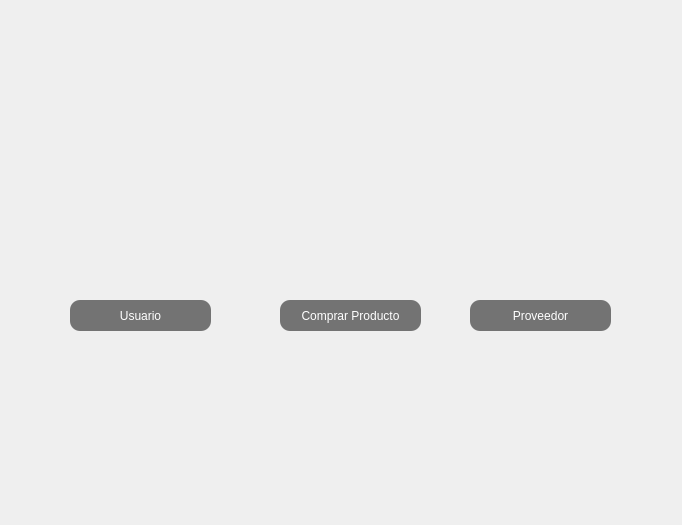
<?xml version="1.0" encoding="UTF-8"?>
<ui version="4.0">
 <class>Inicio</class>
 <widget class="QWidget" name="Inicio">
  <property name="geometry">
   <rect>
    <x>0</x>
    <y>0</y>
    <width>682</width>
    <height>525</height>
   </rect>
  </property>
  <property name="windowTitle">
   <string>Form</string>
  </property>
  <widget class="QLabel" name="label_9">
   <property name="geometry">
    <rect>
     <x>0</x>
     <y>0</y>
     <width>681</width>
     <height>531</height>
    </rect>
   </property>
   <property name="autoFillBackground">
    <bool>false</bool>
   </property>
   <property name="text">
    <string/>
   </property>
   <property name="pixmap">
    <pixmap>../../Downloads/tienda.jpeg</pixmap>
   </property>
   <property name="scaledContents">
    <bool>true</bool>
   </property>
   <property name="wordWrap">
    <bool>false</bool>
   </property>
   <property name="openExternalLinks">
    <bool>false</bool>
   </property>
  </widget>
  <widget class="QLabel" name="label_4">
   <property name="geometry">
    <rect>
     <x>480</x>
     <y>180</y>
     <width>111</width>
     <height>111</height>
    </rect>
   </property>
   <property name="text">
    <string/>
   </property>
   <property name="pixmap">
    <pixmap>../../Downloads/proveedor-removebg-preview.png</pixmap>
   </property>
   <property name="scaledContents">
    <bool>true</bool>
   </property>
  </widget>
  <widget class="QPushButton" name="pushButton_Proveedor">
   <property name="geometry">
    <rect>
     <x>470</x>
     <y>300</y>
     <width>141</width>
     <height>31</height>
    </rect>
   </property>
   <property name="styleSheet">
    <string notr="true">QPushButton {
    background-color: rgba(80, 80, 80, 200);  /* Gris semi-transparente */
    color: white;
    border-radius: 10px;
    font: bold 10pt &quot;Arial&quot;;
}
QPushButton:hover {
    background-color: rgba(100, 100, 100, 200);
}

</string>
   </property>
   <property name="text">
    <string>Proveedor</string>
   </property>
  </widget>
  <widget class="QLabel" name="label_5">
   <property name="geometry">
    <rect>
     <x>90</x>
     <y>190</y>
     <width>111</width>
     <height>101</height>
    </rect>
   </property>
   <property name="text">
    <string/>
   </property>
   <property name="pixmap">
    <pixmap>../../Downloads/usuario-removebg-preview.png</pixmap>
   </property>
   <property name="scaledContents">
    <bool>true</bool>
   </property>
  </widget>
  <widget class="QPushButton" name="pushButton_Usuarios">
   <property name="geometry">
    <rect>
     <x>70</x>
     <y>300</y>
     <width>141</width>
     <height>31</height>
    </rect>
   </property>
   <property name="styleSheet">
    <string notr="true">QPushButton {
    background-color: rgba(80, 80, 80, 200);  /* Gris semi-transparente */
    color: white;
    border-radius: 10px;
    font: bold 10pt &quot;Arial&quot;;
}
QPushButton:hover {
    background-color: rgba(100, 100, 100, 200);
}



</string>
   </property>
   <property name="text">
    <string>Usuario</string>
   </property>
  </widget>
  <widget class="QPushButton" name="pushButton_Comprar">
   <property name="geometry">
    <rect>
     <x>280</x>
     <y>300</y>
     <width>141</width>
     <height>31</height>
    </rect>
   </property>
   <property name="styleSheet">
    <string notr="true">QPushButton {
    background-color: rgba(80, 80, 80, 200);  /* Gris semi-transparente */
    color: white;
    border-radius: 10px;
    font: bold 10pt &quot;Arial&quot;;
}
QPushButton:hover {
    background-color: rgba(100, 100, 100, 200);
}


</string>
   </property>
   <property name="text">
    <string>Comprar Producto</string>
   </property>
  </widget>
  <widget class="QLabel" name="label_6">
   <property name="geometry">
    <rect>
     <x>290</x>
     <y>180</y>
     <width>111</width>
     <height>111</height>
    </rect>
   </property>
   <property name="text">
    <string/>
   </property>
   <property name="pixmap">
    <pixmap>../../Downloads/tenis.png</pixmap>
   </property>
   <property name="scaledContents">
    <bool>true</bool>
   </property>
  </widget>
 </widget>
 <resources/>
 <connections/>
</ui>
